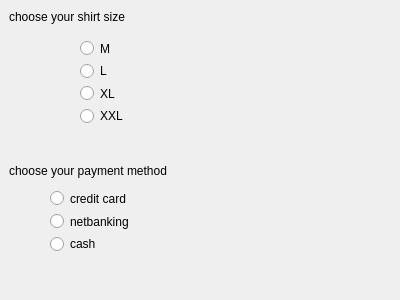
<?xml version="1.0" encoding="UTF-8"?>
<ui version="4.0">
 <class>Dialog</class>
 <widget class="QWidget" name="Dialog">
  <property name="geometry">
   <rect>
    <x>0</x>
    <y>0</y>
    <width>400</width>
    <height>300</height>
   </rect>
  </property>
  <property name="windowTitle">
   <string>Form</string>
  </property>
  <widget class="QLabel" name="label">
   <property name="geometry">
    <rect>
     <x>9</x>
     <y>9</y>
     <width>132</width>
     <height>16</height>
    </rect>
   </property>
   <property name="text">
    <string>choose your shirt size</string>
   </property>
  </widget>
  <widget class="QLabel" name="label_2">
   <property name="geometry">
    <rect>
     <x>9</x>
     <y>163</y>
     <width>162</width>
     <height>16</height>
    </rect>
   </property>
   <property name="text">
    <string>choose your payment method </string>
   </property>
  </widget>
  <widget class="QLabel" name="message">
   <property name="geometry">
    <rect>
     <x>30</x>
     <y>270</y>
     <width>351</width>
     <height>16</height>
    </rect>
   </property>
   <property name="text">
    <string/>
   </property>
  </widget>
  <widget class="QWidget" name="layoutWidget">
   <property name="geometry">
    <rect>
     <x>50</x>
     <y>190</y>
     <width>91</width>
     <height>62</height>
    </rect>
   </property>
   <layout class="QVBoxLayout" name="verticalLayout_2">
    <item>
     <widget class="QRadioButton" name="creditcard">
      <property name="text">
       <string>credit card</string>
      </property>
     </widget>
    </item>
    <item>
     <widget class="QRadioButton" name="netbanking">
      <property name="text">
       <string>netbanking</string>
      </property>
     </widget>
    </item>
    <item>
     <widget class="QRadioButton" name="cash">
      <property name="text">
       <string>cash</string>
      </property>
     </widget>
    </item>
   </layout>
  </widget>
  <widget class="QWidget" name="layoutWidget">
   <property name="geometry">
    <rect>
     <x>80</x>
     <y>40</y>
     <width>91</width>
     <height>84</height>
    </rect>
   </property>
   <layout class="QVBoxLayout" name="verticalLayout">
    <item>
     <widget class="QRadioButton" name="M">
      <property name="text">
       <string>M</string>
      </property>
     </widget>
    </item>
    <item>
     <widget class="QRadioButton" name="L">
      <property name="text">
       <string>L</string>
      </property>
     </widget>
    </item>
    <item>
     <widget class="QRadioButton" name="XL">
      <property name="text">
       <string>XL</string>
      </property>
     </widget>
    </item>
    <item>
     <widget class="QRadioButton" name="XXL">
      <property name="text">
       <string>XXL</string>
      </property>
     </widget>
    </item>
   </layout>
  </widget>
 </widget>
 <resources/>
 <connections/>
</ui>
